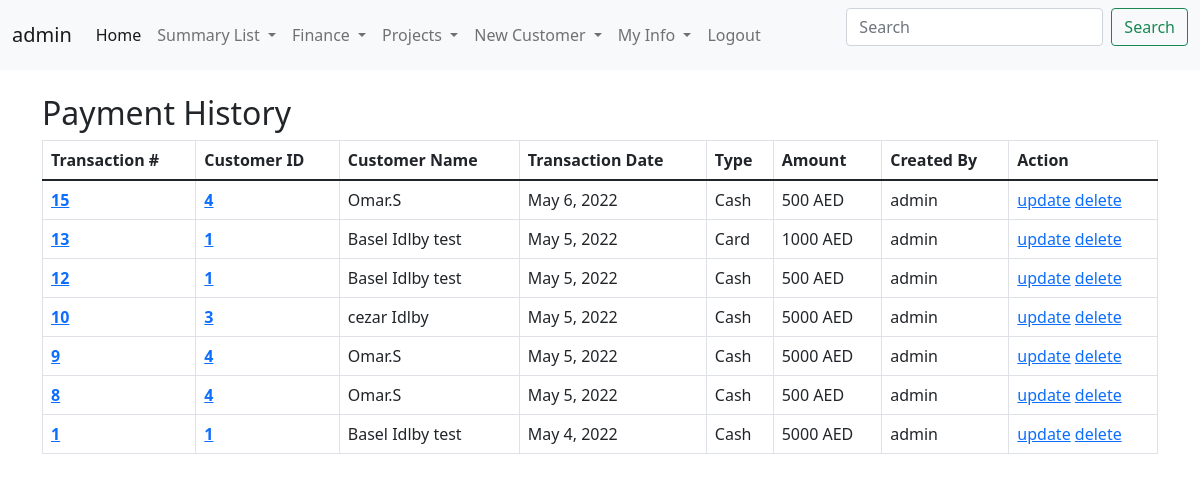
/PaymentHitoryList (signed in), run on the app's committed database.
### CRM/models.py (models this page shows)
class paymentsModel(models.Model):
    payType = [
            ('Card', 'Card'),
            ('Cash', 'Cash')
            ]
    currency = [
        ('AED','AED'),
        {'$' , 'dollar'}
    ]
    transactionId = models.AutoField(primary_key=True)
    customerId = models.ForeignKey(CustomerInfoModel,on_delete=models.DO_NOTHING)
    paymentRef = models.CharField(max_length=100)
    transactionDate = models.DateField(default=datetime.now)
    paymentType = models.CharField(max_length=10 , choices=payType)
    paymentAmount = models.IntegerField()
    Currency = models.CharField(max_length=6 , choices=currency)
    createdBy = models.ForeignKey(User, on_delete=models.DO_NOTHING)
    GA1 = models.CharField(max_length=100 , blank=True, null=True)
    GB1 = models.BooleanField(blank=True, null=True)
    GD1 = models.DateField(blank=True, null=True)

class CustomerInfoModel(models.Model):
    customerId = models.AutoField(primary_key=True)
    customerName = models.CharField(max_length=100 , unique=True)
    country = models.ForeignKey(countryListModel,on_delete=models.DO_NOTHING)
    address = models.CharField(max_length=150)
    mobileNumber = models.IntegerField(unique=True)
    workNumber = models.IntegerField()
    email = models.EmailField(max_length=50 , unique=True)
    userLogin = models.OneToOneField(settings.AUTH_USER_MODEL,related_name="b" ,  on_delete=models.DO_NOTHING , null=True , blank=True )
    createdBy = models.ForeignKey(User, on_delete=models.DO_NOTHING)
    active = models.BooleanField(default=True)
    GA1 = models.CharField(max_length=100 , blank=True, null=True)
    GA2 = models.CharField(max_length=100 , blank=True, null=True)
    GA3 = models.CharField(max_length=100 , blank=True, null=True)
    GA4 = models.CharField(max_length=100 , blank=True, null=True)
    GB1 = models.BooleanField(default=False , blank=True, null=True)
    GB2 = models.BooleanField(default=False , blank=True, null=True)
    GB3 = models.BooleanField(default=False , blank=True, null=True)
    GB4 = models.BooleanField(default=False , blank=True, null=True)
    GD1 = models.DateField(blank=True, null=True)
    GD2 = models.DateField(blank=True, null=True)
    GD3 = models.DateField(blank=True, null=True)
    def __str__(self) -> str:
        return f"{self.customerName}"

### CRM/views.py (the view)
# urls.py: path('PaymentHitoryList',views.PaymentHistory,name='PaymentHitoryList'),
@login_required
def PaymentHistory(request):
    PyamentHitoryList = paymentsModel.objects.all().order_by('-transactionId')
    context = {'PyamentHitoryList':PyamentHitoryList}
    return render(request,'CRM/PaymentHistoryList.html',context)

### CRM/templates/CRM/PaymentHistoryList.html (shortened to what this page needs)
{% include 'CRM/base.html' %}
{% include 'CRM/navbar.html' %}
{% block content %}
<div class="container-lg">
    <h2>Payment History</h2>
<table class="table table-bordered">
    <thead>
      <tr>
        <th scope="col">Transaction #</th>
        <th scope="col">Customer ID</th>
        <th scope="col">Customer Name</th>
        <th scope="col">Transaction Date</th>
        <th scope="col">Type</th>
        <th scope="col">Amount</th>
        <th scope="col">Created By</th>
        <th scope="col">Action</th>
      </tr>
    </thead>
    <tbody>
      <tr>
          {% for x in PyamentHitoryList %}
        <th scope="row" ><a href="/customerProfile/{{x.transactionId}}">{{x.transactionId}}</a></th>
        <th scope="row" ><a href="/customerProfile/{{x.customerId_id}}">{{x.customerId_id}}</a></th>
        <td>{{x.customerId}}</td>
        <td>{{x.transactionDate}}</td>
        <td>{{x.paymentType}}</td>
        <td>{{x.paymentAmount}} {{x.Currency}}</td>
        <td>{{x.createdBy}}</td>
        <td ><a href="NewPayment">update</a> <a href="deletePayment/{{x.transactionId}}">delete</a></td>
      </tr>
      {% endfor %}
    </tbody>
  </table>
</div>
{%  endblock %}

### CRM/templates/CRM/navbar.html (shortened to what this page needs)
{% block content %}
<nav class="navbar navbar-expand-lg navbar-light bg-light">
    <div class="container-fluid">
      <a class="navbar-brand" href="#">{{user.get_username}}</a>
      <div class="collapse navbar-collapse" id="navbarScroll">
        <ul class="navbar-nav me-auto my-2 my-lg-0 navbar-nav-scroll" style="--bs-scroll-height: 100px;">
          {% if user.is_superuser %}
          <li class="nav-item">
            <a class="nav-link active" aria-current="page" href="{% url 'CRM:customerList' %}">Home</a>
          </li>
          <li class="nav-item dropdown">
            <a class="nav-link dropdown-toggle" href="#" id="navbarScrollingDropdown" role="button" data-bs-toggle="dropdown" aria-expanded="false">
              Summary List
            </a>
          </li>
          <li class="nav-item dropdown">
            <a class="nav-link dropdown-toggle" href="#" id="navbarScrollingDropdown" role="button" data-bs-toggle="dropdown" aria-expanded="false">
              Finance
            </a>
          </li>
          <li class="nav-item dropdown">
            <a class="nav-link dropdown-toggle" href="#" id="navbarScrollingDropdown" role="button" data-bs-toggle="dropdown" aria-expanded="false">
              Projects
            </a>
          </li>
          <li class="nav-item dropdown">
            <a class="nav-link dropdown-toggle" href="#" id="navbarScrollingDropdown" role="button" data-bs-toggle="dropdown" aria-expanded="false">
              New Customer
            </a>
          </li>
          {% endif %}
          {% if user.is_authenticated %}
          <li class="nav-item dropdown">
            <a class="nav-link dropdown-toggle" href="#" id="navbarScrollingDropdown" role="button" data-bs-toggle="dropdown" aria-expanded="false">
              My Info
            </a>
          </li>
          {% endif %}
          {% if user.is_authenticated %}
          <li class="nav-item">
            <a class="nav-link" href="{% url 'logout' %}">Logout</a>
          </li>
          {% else %}
          <li class="nav-item"></li>
          <a class="nav-link" href="{% url 'login' %}">Login</a>
        </li>
          {% endif %}
        </ul>
        <form class="d-flex">
          <input class="form-control me-2" type="search" placeholder="Search" aria-label="Search">
          <button class="btn btn-outline-success" type="submit">Search</button>
        </form>
      </div>
    </div>
  </nav>
  {% endblock %}

### data on the page
paymentsModel: transactionId "15", customerId_id "4", customerId "Omar.S", transactionDate "May 6, 2022", paymentType "Cash", paymentAmount "500", Currency "AED", createdBy "admin"
paymentsModel: transactionId "13", customerId_id "1", customerId "Basel Idlby test", transactionDate "May 5, 2022", paymentType "Card", paymentAmount "1000", Currency "AED", createdBy "admin"
paymentsModel: transactionId "12", customerId_id "1", customerId "Basel Idlby test", transactionDate "May 5, 2022", paymentType "Cash", paymentAmount "500", Currency "AED", createdBy "admin"
paymentsModel: transactionId "10", customerId_id "3", customerId "cezar Idlby", transactionDate "May 5, 2022", paymentType "Cash", paymentAmount "5000", Currency "AED", createdBy "admin"
paymentsModel: transactionId "9", customerId_id "4", customerId "Omar.S", transactionDate "May 5, 2022", paymentType "Cash", paymentAmount "5000", Currency "AED", createdBy "admin"
paymentsModel: transactionId "8", customerId_id "4", customerId "Omar.S", transactionDate "May 5, 2022", paymentType "Cash", paymentAmount "500", Currency "AED", createdBy "admin"
paymentsModel: transactionId "1", customerId_id "1", customerId "Basel Idlby test", transactionDate "May 4, 2022", paymentType "Cash", paymentAmount "5000", Currency "AED", createdBy "admin"

### other printed values
{{ user.get_username }} "admin"
